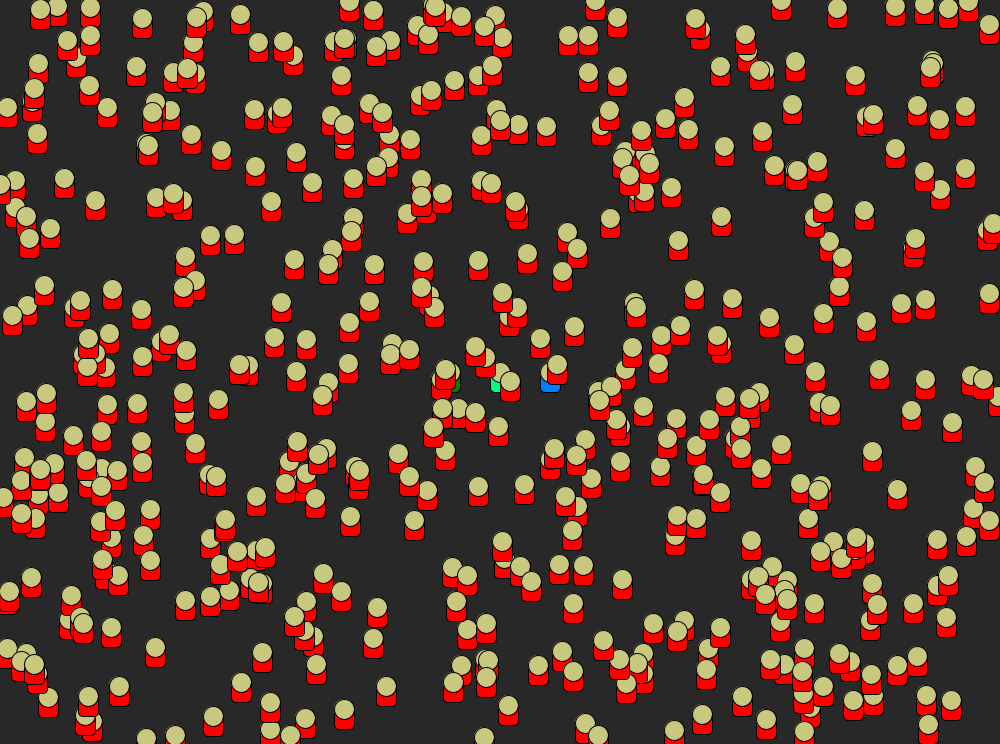
Frame 1 (no input)
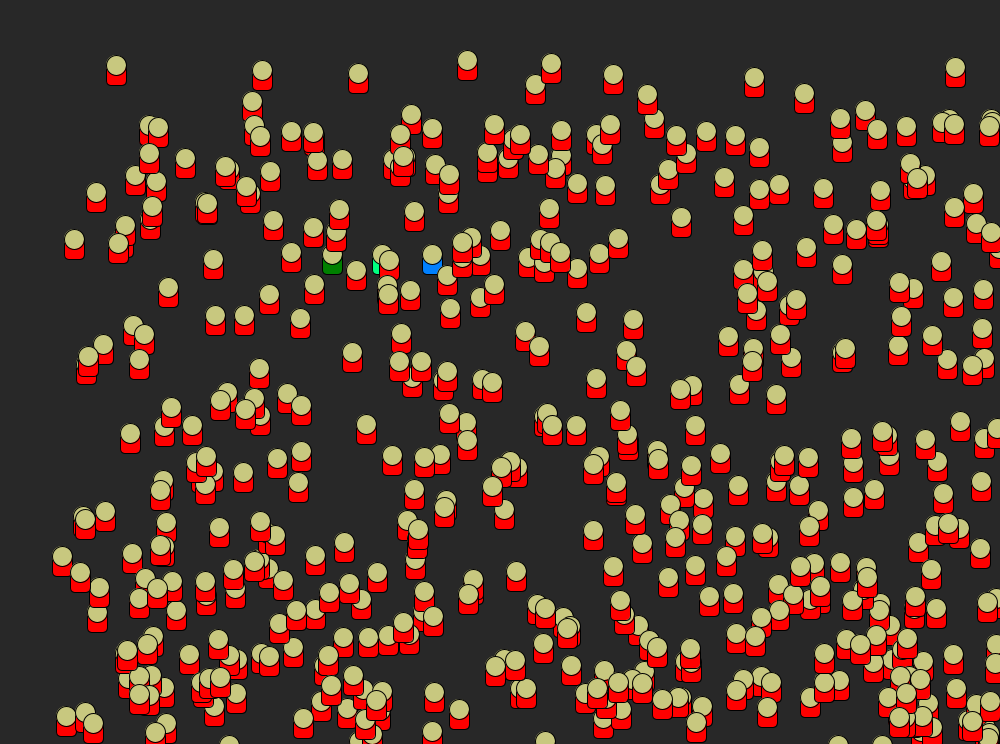
Frame 60 (the mouse pressed at the canvas centre just before this capture)
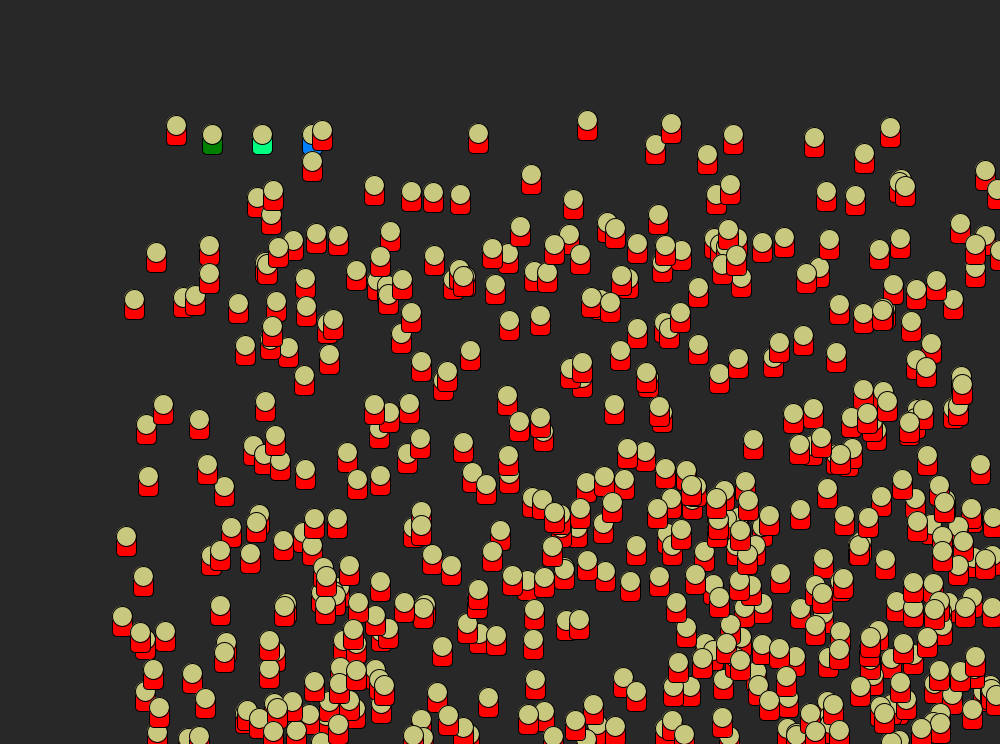
Frame 120 (the mouse held since frame 60 and released just before this capture)

The Processing sketch that drew these frames (run headless with seeded random() and noise(); from frame 60 on, the mouse is pressed at the canvas centre):

// Processing sketch: SimpleFigure4_color_scalable_sketch
// ── SimpleFigure4_color_scalable_sketch.pde
SimpleFigure Tom;
SimpleFigure Dick;
SimpleFigure Harry;
int population = 500;
SimpleFigure[] zombie = new SimpleFigure[population];
int index = 0;

void setup()
{
  size(1000, 744);
  Tom = new SimpleFigure(width/2-50,height/2, color( 0,128,0 ) );
  Dick = new SimpleFigure(width/2,height/2, color( 0, 255, 128));
  Harry = new SimpleFigure(width/2+50,height/2, color( 0, 128, 255 ));
  for (int i = 0; i < population; i++)
  {
  zombie[i] = new SimpleFigure();
  }
}

void draw()
{
  background(40);
  Tom.drawMe();
  Dick.drawMe();
  Harry.drawMe();

  Tom.moveMe();
  Dick.moveMe();
  Harry.moveMe();

  for (int i = 0; i < population; i++)
  {
    zombie[i].drawMe();
    zombie[i].moveMe();
    if (Tom.intersect(zombie[i]))
    {
      zombie[i].setVX(0);
      zombie[i].setVY(0);
    }
  }
}


void mouseClicked()
{
  println("index is: " + index);
  if (index < population )
  {  
    // zombie[index] = new SimpleFigure(mouseX,mouseY);
    zombie[index].setX(mouseX) ;
    zombie[index].setY(mouseY) ;
    index ++;
  }
  else
  {
   index = 0; 
  }
}

// ── SimpleFigure.pde
class SimpleFigure
// simple figure made of a circle for the head and a square for the torso
// the proportions are such that the figure is 3 x radius tall
// and 2 x radius wide, or 2:3
// 
// I would like the figure to be scalable from the main program loop
// 
// I would like the figure to detect collision with another figure
//
// the rectMode is CENTER, so that it can align easily with the circle
//
// it may be better to use a rect that is 3 x radius tall
// so that the width to height ratio is an easy 1:2
// and the center of the figure is easy to calculate using a whole number (integer)
// 
// It would also be useful to define passable color properties
{
  //Properties
  // define instance variables
  int myX;
  int myY;
  int myRadius;
  int myW;
  int myH;
  float myVX;
  float myVY;
  color myColor;



  //Default Constructor
  // initialize instance variables
  SimpleFigure()
  {
    myX = (int) random(width);
    myY = (int) random(height);
    myW = 20;
    myH = 20;
    myVX = random(1, 3);
    myVY = random(1, 3);
    myColor = color(255,0,0);
  }

  //Constructor
  // initialize instance variables to passed/passable variable values
  SimpleFigure(int inputX, int inputY, color inputColor)
  {
    myX = inputX;
    myY = inputY;
    myW = 20;
    myH = 20;
    myVX = random(-2, -1);
    myVY = random(-2, -1);
    myColor = color (inputColor);
  }
  
  //Setters
  //allows one to pass and set values for instance variables
  void setX(int inX) 
  {
    myX = inX ;
  }
  void setY(int inY) 
  {
    myY = inY ;
  }
  void setVX(int inVX)
  {
    myVX = inVX;
  }
  void setVY(int inVY)
  {
    myVY = inVY;
  }
  
  //Getters
  //allows one to sample or poll the current state of instance variables
  int getX() 
  {
    return myX;
  }
  int getY() 
  {
    return myY;
  }
  float getVX()
  {
    return myVX;
  }
  float getVY()
  {
    return myVY;
  }


  //Methods
  //functions that are local to the instance/object of this class`
  void drawMe()
  {
    rectMode(CENTER);
    fill (myColor);
    //fill(127, 127, 127);
    rect(myX, myY+10, myW, myH, 5);
    fill(200, 200, 127);
    ellipse(myX, myY, myW, myH);
  }

  void moveMe()
  {
    myX += myVX;
    myY += myVY;

    if (myX > width || myX < 0)
    {
      myVX *= -1;
    }
    if (myY > height || myY < 0)
    {
      myVY *= -1;
    }
  }

  boolean intersect (SimpleFigure otherFigure)
  {
    float distance;

    int diffX = this.getX() - otherFigure.getX();
    int diffY = this.getY() - otherFigure.getY();
    distance = sqrt ( diffX*diffX + diffY*diffY);

    if ( distance <= myW)
    {
      return true;
    }
    else
    {
      return false;
    }
  }
}
